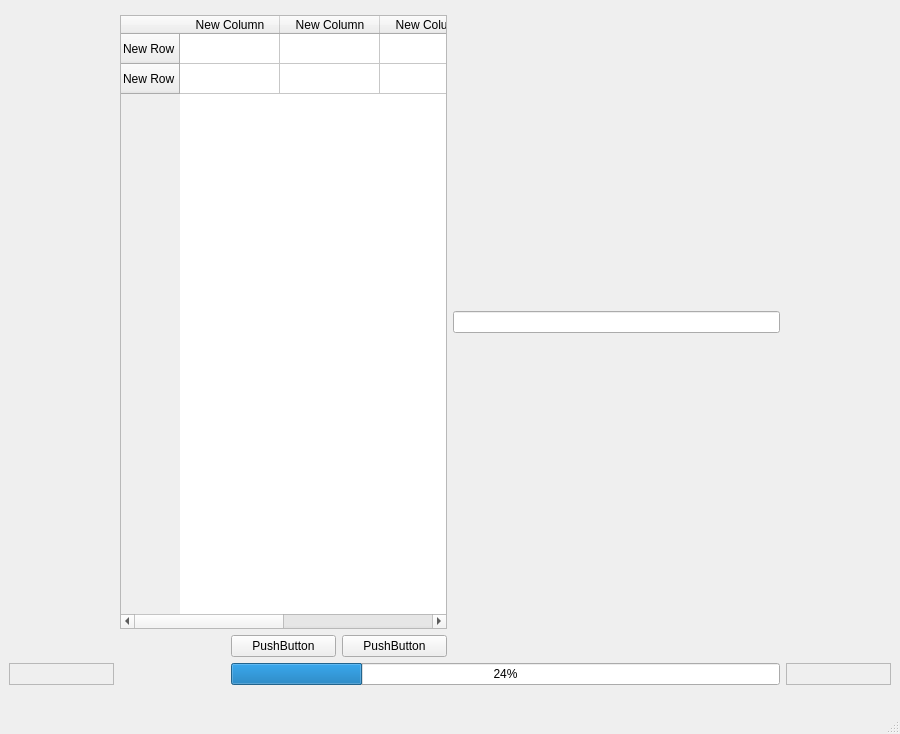
<?xml version="1.0" encoding="UTF-8"?>
<ui version="4.0">
 <class>MainWindow</class>
 <widget class="QMainWindow" name="MainWindow">
  <property name="geometry">
   <rect>
    <x>0</x>
    <y>0</y>
    <width>900</width>
    <height>734</height>
   </rect>
  </property>
  <property name="windowTitle">
   <string>MainWindow</string>
  </property>
  <widget class="QWidget" name="centralwidget">
   <layout class="QGridLayout" name="gridLayout_2">
    <item row="5" column="0">
     <layout class="QHBoxLayout" name="horizontalLayout_5">
      <item>
       <widget class="QFrame" name="frame_4">
        <property name="frameShape">
         <enum>QFrame::StyledPanel</enum>
        </property>
        <property name="frameShadow">
         <enum>QFrame::Raised</enum>
        </property>
       </widget>
      </item>
     </layout>
    </item>
    <item row="5" column="7">
     <layout class="QHBoxLayout" name="horizontalLayout_6">
      <item>
       <widget class="QFrame" name="frame_7">
        <property name="frameShape">
         <enum>QFrame::StyledPanel</enum>
        </property>
        <property name="frameShadow">
         <enum>QFrame::Raised</enum>
        </property>
       </widget>
      </item>
     </layout>
    </item>
    <item row="3" column="0">
     <layout class="QVBoxLayout" name="verticalLayout_3">
      <item>
       <widget class="QFrame" name="frame_3">
        <property name="frameShape">
         <enum>QFrame::StyledPanel</enum>
        </property>
        <property name="frameShadow">
         <enum>QFrame::Raised</enum>
        </property>
       </widget>
      </item>
     </layout>
    </item>
    <item row="3" column="7">
     <layout class="QVBoxLayout" name="verticalLayout_4">
      <item>
       <widget class="QFrame" name="frame_8">
        <property name="frameShape">
         <enum>QFrame::StyledPanel</enum>
        </property>
        <property name="frameShadow">
         <enum>QFrame::Raised</enum>
        </property>
       </widget>
      </item>
     </layout>
    </item>
    <item row="5" column="6">
     <layout class="QHBoxLayout" name="horizontalLayout_2">
      <item>
       <widget class="QFrame" name="frame_6">
        <property name="frameShape">
         <enum>QFrame::StyledPanel</enum>
        </property>
        <property name="frameShadow">
         <enum>QFrame::Raised</enum>
        </property>
       </widget>
      </item>
     </layout>
    </item>
    <item row="0" column="1" colspan="2">
     <layout class="QHBoxLayout" name="horizontalLayout_10"/>
    </item>
    <item row="3" column="2" colspan="5">
     <layout class="QHBoxLayout" name="horizontalLayout_7">
      <item>
       <widget class="QProgressBar" name="progressBar">
        <property name="value">
         <number>24</number>
        </property>
       </widget>
      </item>
     </layout>
    </item>
    <item row="1" column="0">
     <layout class="QVBoxLayout" name="verticalLayout_5"/>
    </item>
    <item row="7" column="2">
     <layout class="QVBoxLayout" name="verticalLayout_2">
      <item>
       <widget class="QFrame" name="frame_2">
        <property name="frameShape">
         <enum>QFrame::StyledPanel</enum>
        </property>
        <property name="frameShadow">
         <enum>QFrame::Raised</enum>
        </property>
       </widget>
      </item>
     </layout>
    </item>
    <item row="6" column="2">
     <layout class="QVBoxLayout" name="verticalLayout">
      <item>
       <widget class="QFrame" name="frame">
        <property name="frameShape">
         <enum>QFrame::StyledPanel</enum>
        </property>
        <property name="frameShadow">
         <enum>QFrame::Raised</enum>
        </property>
       </widget>
      </item>
     </layout>
    </item>
    <item row="1" column="7">
     <layout class="QHBoxLayout" name="horizontalLayout_12"/>
    </item>
    <item row="2" column="3">
     <layout class="QHBoxLayout" name="horizontalLayout_14">
      <item>
       <widget class="QPushButton" name="pushButton_4">
        <property name="text">
         <string>PushButton</string>
        </property>
       </widget>
      </item>
     </layout>
    </item>
    <item row="5" column="3">
     <layout class="QHBoxLayout" name="horizontalLayout_4"/>
    </item>
    <item row="5" column="5">
     <layout class="QHBoxLayout" name="horizontalLayout"/>
    </item>
    <item row="2" column="2">
     <layout class="QHBoxLayout" name="horizontalLayout_13">
      <item>
       <widget class="QPushButton" name="pushButton_3">
        <property name="text">
         <string>PushButton</string>
        </property>
       </widget>
      </item>
     </layout>
    </item>
    <item row="2" column="1">
     <layout class="QHBoxLayout" name="horizontalLayout_15"/>
    </item>
    <item row="7" column="3">
     <layout class="QVBoxLayout" name="verticalLayout_8"/>
    </item>
    <item row="2" column="0">
     <layout class="QHBoxLayout" name="horizontalLayout_3"/>
    </item>
    <item row="0" column="0">
     <layout class="QHBoxLayout" name="horizontalLayout_9">
      <item>
       <widget class="QFrame" name="frame_10">
        <property name="frameShape">
         <enum>QFrame::StyledPanel</enum>
        </property>
        <property name="frameShadow">
         <enum>QFrame::Raised</enum>
        </property>
       </widget>
      </item>
     </layout>
    </item>
    <item row="5" column="2">
     <layout class="QHBoxLayout" name="horizontalLayout_8">
      <item>
       <widget class="QFrame" name="frame_5">
        <property name="frameShape">
         <enum>QFrame::StyledPanel</enum>
        </property>
        <property name="frameShadow">
         <enum>QFrame::Raised</enum>
        </property>
        <widget class="QPushButton" name="pushButton">
         <property name="geometry">
          <rect>
           <x>10</x>
           <y>20</y>
           <width>75</width>
           <height>23</height>
          </rect>
         </property>
         <property name="text">
          <string>PushButton</string>
         </property>
        </widget>
       </widget>
      </item>
     </layout>
    </item>
    <item row="1" column="1" colspan="6">
     <layout class="QHBoxLayout" name="horizontalLayout_11">
      <item>
       <widget class="QTableWidget" name="tableWidget">
        <row>
         <property name="text">
          <string>New Row</string>
         </property>
        </row>
        <row>
         <property name="text">
          <string>New Row</string>
         </property>
        </row>
        <column>
         <property name="text">
          <string>New Column</string>
         </property>
        </column>
        <column>
         <property name="text">
          <string>New Column</string>
         </property>
        </column>
        <column>
         <property name="text">
          <string>New Column</string>
         </property>
        </column>
        <column>
         <property name="text">
          <string>New Column</string>
         </property>
        </column>
       </widget>
      </item>
      <item>
       <widget class="QLineEdit" name="lineEdit_2"/>
      </item>
     </layout>
    </item>
   </layout>
  </widget>
  <widget class="QMenuBar" name="menubar">
   <property name="geometry">
    <rect>
     <x>0</x>
     <y>0</y>
     <width>900</width>
     <height>21</height>
    </rect>
   </property>
  </widget>
  <widget class="QStatusBar" name="statusbar"/>
 </widget>
 <resources/>
 <connections/>
</ui>
